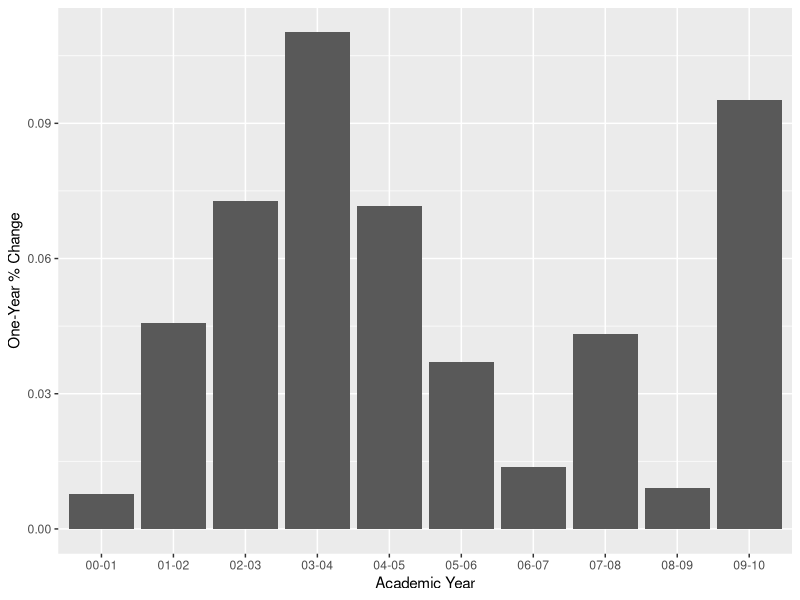
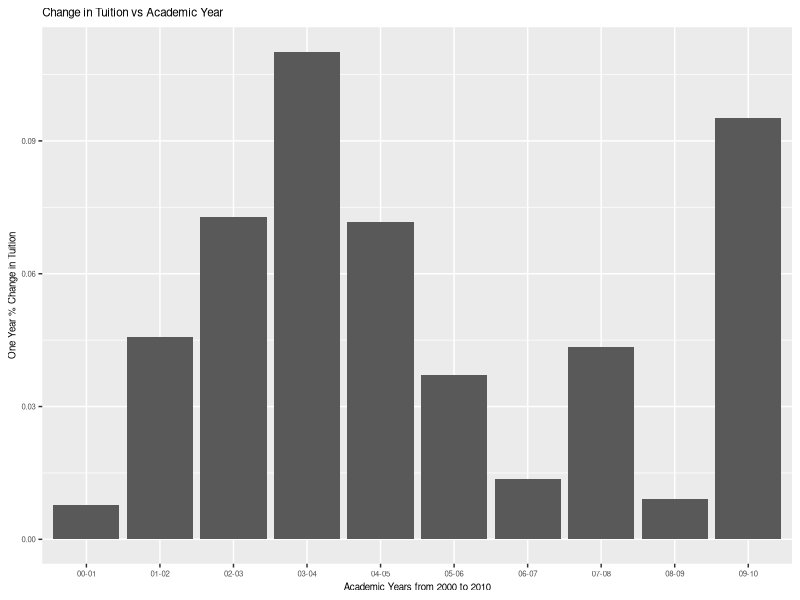

Source code (R) for these figures, in order:
install.packages("readxl")
library("readxl")
my_data <- read_excel("Trends2.xlsx")
library(ggplot2)
my_data1 <- my_data[which(my_data$`Academic Year`>"71-72"),]
my_data1 <- my_data[which(my_data$`Academic Year`<"10-11"),]

plot <- ggplot(data = my_data1)+
  geom_bar(aes(x = `Academic Year`, y= `One-Year % Change`),stat="identity",position = "dodge")
plot
plot + theme (text=element_text(size = 7)) + 
xlab("Academic Years from 2000 to 2010") + ylab("One Year % Change in Tuition")+
ggtitle("Change in Tuition vs Academic Year")





